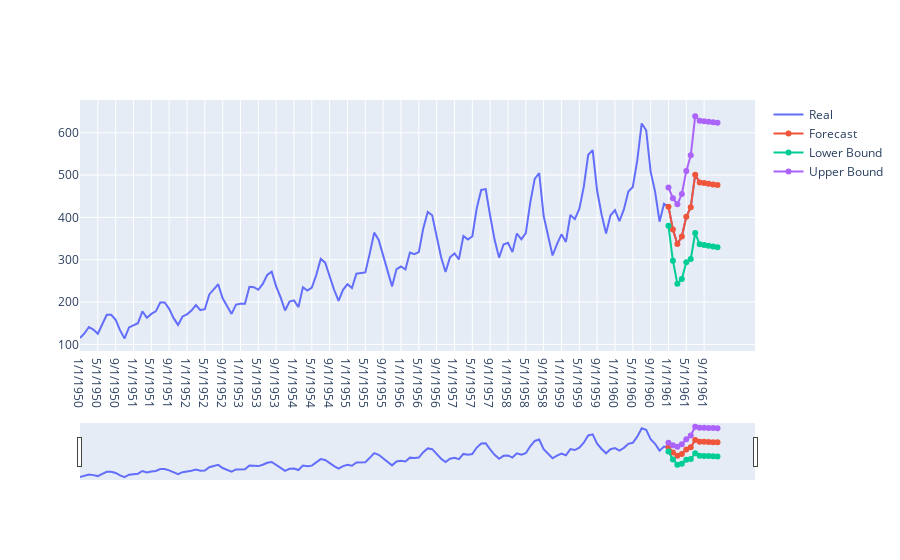

The code cell stored with this chart in its notebook:
### Code cell
fig = go.Figure([go.Scatter(name = 'Real', x = df['TravelDate'], y = df['Passengers'])])
fig.add_trace(go.Scatter(name = 'Forecast', x = df_passengers_forecast['TravelDate'], y= df_passengers_forecast['Passengers']))
fig.add_trace(go.Scatter(name = 'Lower Bound', x = df_passengers_forecast['TravelDate'], y= df_passengers_forecast['Lower Bound']))
fig.add_trace(go.Scatter(name = 'Upper Bound', x = df_passengers_forecast['TravelDate'], y= df_passengers_forecast['Upper Bound']))

fig.update_xaxes(rangeslider_visible = True)
fig.show()

### Figure 1 — Plotly figure (JSON) as saved in the notebook; plotly's stock layout.template omitted (floating-point values rounded to 4 significant figures; data arrays with more than 128 entries replaced by an {"elided": "..."} marker saying what was removed)
{"data": [{"name": "Real", "type": "scatter", "x": {"elided": "144 str values"}, "y": {"elided": "144 float values"}}, {"name": "Forecast", "type": "scatter", "x": ["1/1/1961", "2/1/1961", "3/1/1961", "4/1/1961", "5/1/1961", "6/1/1961", "7/1/1961", "8/1/1961", "9/1/1961", "10/1/1961", "11/1/1961", "12/1/1961"], "y": [425.5, 371.5, 337.3, 354.9, 401.6, 424.2, 501.0, 482.6, 481.1, 479.6, 478.1, 476.6]}, {"name": "Lower Bound", "type": "scatter", "x": ["1/1/1961", "2/1/1961", "3/1/1961", "4/1/1961", "5/1/1961", "6/1/1961", "7/1/1961", "8/1/1961", "9/1/1961", "10/1/1961", "11/1/1961", "12/1/1961"], "y": [380.2, 297.5, 243.5, 254.3, 293.8, 301.6, 363.1, 336.5, 334.9, 333.2, 331.4, 329.5]}, {"name": "Upper Bound", "type": "scatter", "x": ["1/1/1961", "2/1/1961", "3/1/1961", "4/1/1961", "5/1/1961", "6/1/1961", "7/1/1961", "8/1/1961", "9/1/1961", "10/1/1961", "11/1/1961", "12/1/1961"], "y": [470.7, 445.4, 431.0, 455.4, 509.4, 546.9, 638.9, 628.7, 627.3, 626.0, 624.7, 623.6]}], "layout": {"xaxis": {"rangeslider": {"visible": true}}}}
